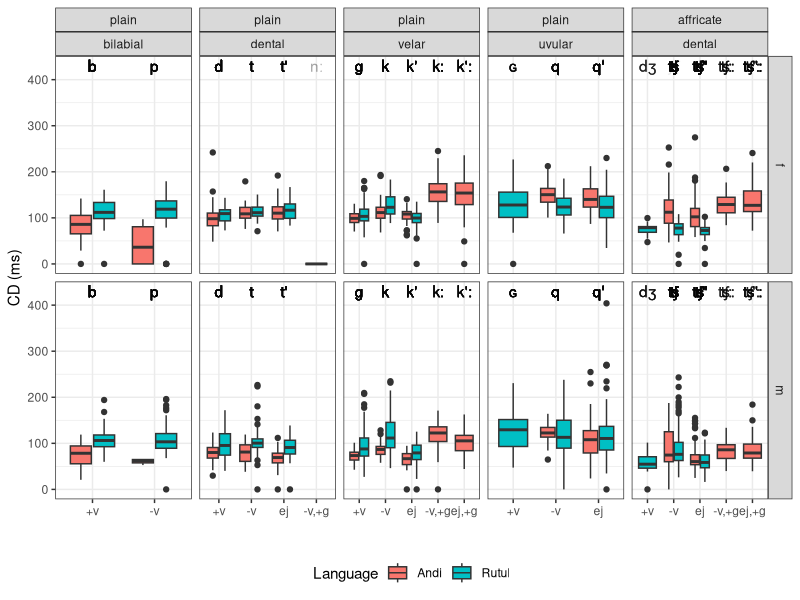
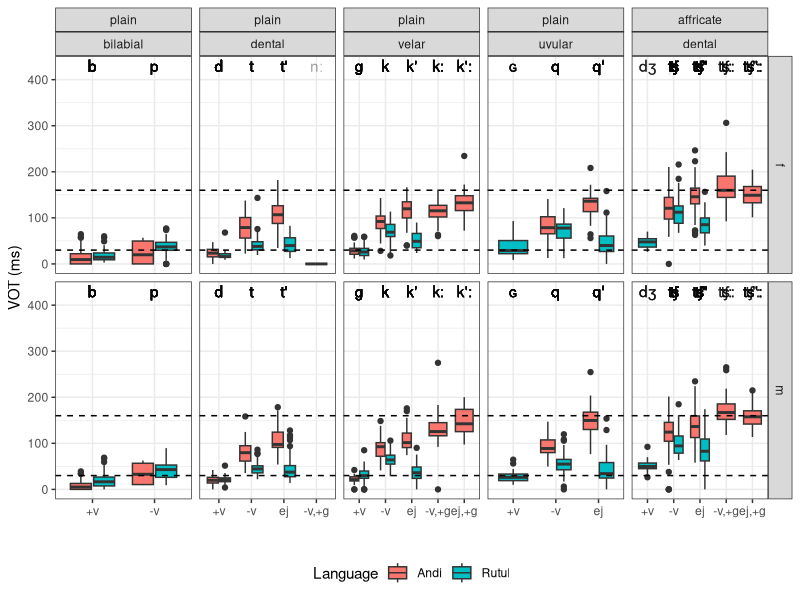
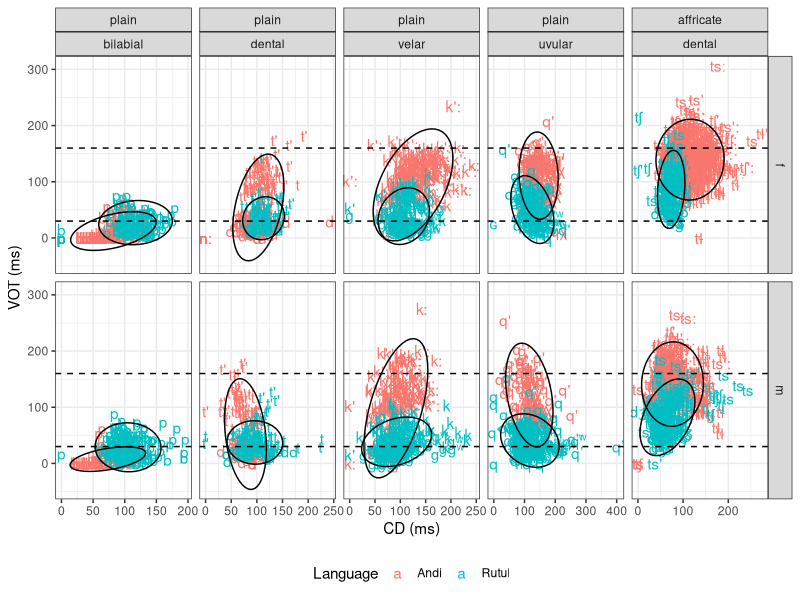
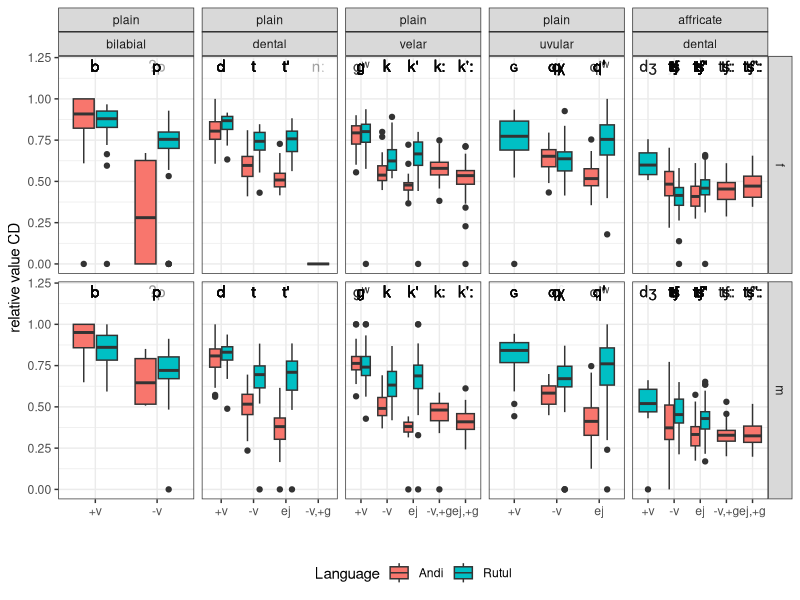
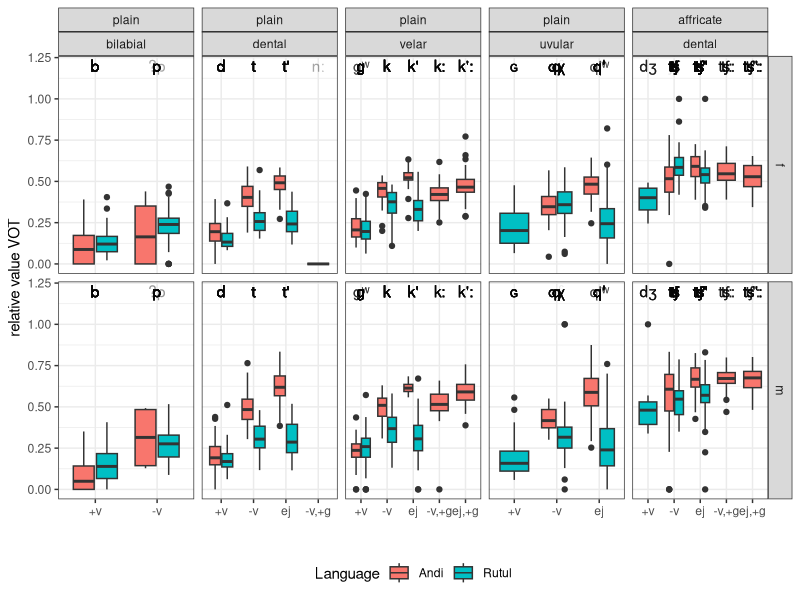
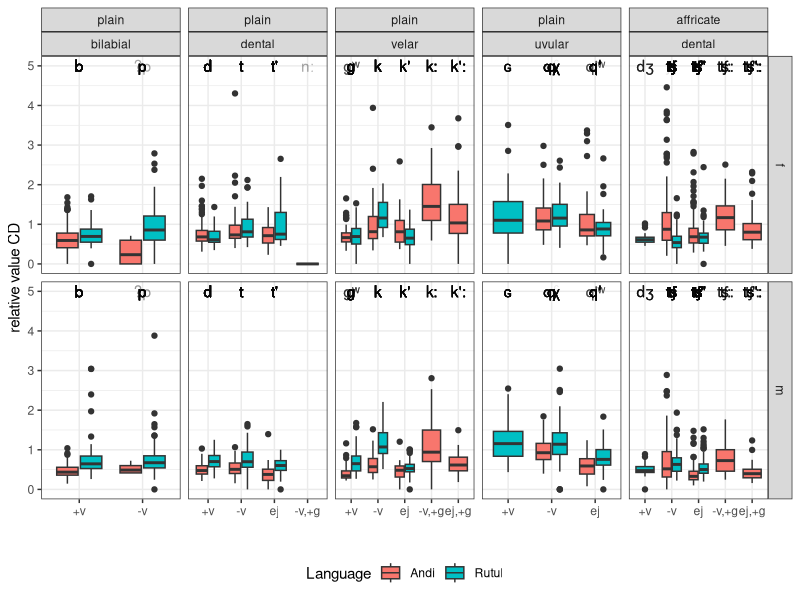
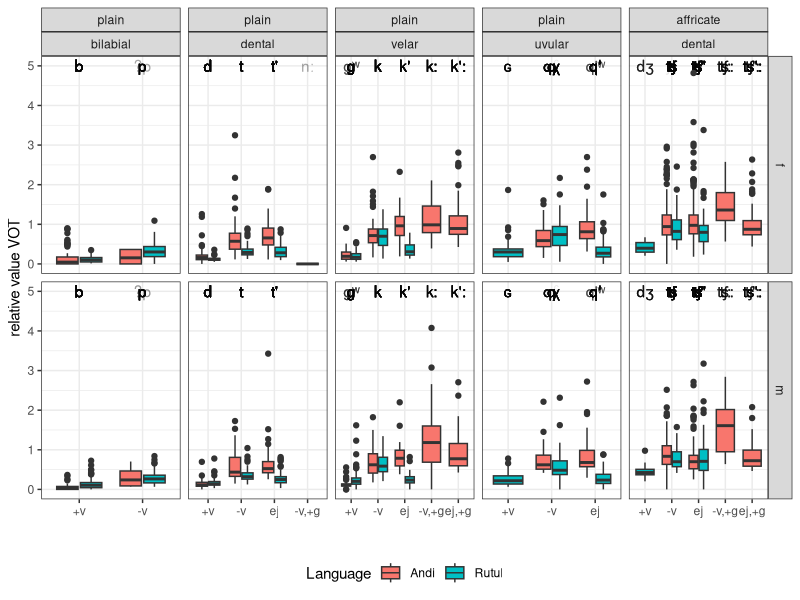

The R source for these figures, in order:
## ---- chunk 1
knitr::opts_chunk$set(message = FALSE, warning = FALSE)
library(tidyverse)

df <- read_tsv("data/speakers.csv")
results <- read_tsv("data/results.tsv")
correspondence <- read_tsv("data/correspondence.tsv")

results %>% 
  left_join(correspondence) %>% 
  left_join(df) %>% 
  filter(!grepl("[tʃrlnm]", folVowel),
       !grepl("[tʃrlnm]", prevVowel)) %>% 
  mutate(repetition = ifelse(repetition == "--undefined--", "", repetition),
         repetition = paste(context, repetition),
         folVowDur = as.double(ifelse(folVowDur == "--undefined--",NA, folVowDur)),
         geminate = ifelse(grepl("[ː:]", stop),"+g", "-g"),
         aff_type = ifelse(grepl("[sz]", stop),"dent", NA),
         aff_type = ifelse(grepl("[ʃʒšžǯ]", stop),"alv", aff_type),
         aff_type = ifelse(grepl("ɬ", stop),"lat", aff_type),
         aff_type = ifelse(grepl("χ", stop),"uv", aff_type),
         affric = ifelse(grepl("ɬ", stop),"affricate", affric),
         affric = ifelse(grepl("χ", stop),"affricate", affric),
         affric = ifelse(poa == "uvular", "plain", affric),
         aff_type = ifelse(grepl("χ", stop),"uv", aff_type),
         poa = ifelse(stop == "ɡ", "velar", poa),
         aff_type = factor(aff_type, levels = c("dent", "alv", "lat", "uv")),
         affric = factor(affric, levels = c("plain", "affricate")),
         voice = ifelse(str_detect(stop, "[bdgɡɢ]"), "+v", "-v")) %>%  
  mutate(fric = fric * 1000,
         postfric = postfric*1000,
         folVowDur = folVowDur*1000,
         closdur = closdur*1000,
         VOT = fric + postfric,
         cd_n = closdur/folVowDur,
         vot_n = VOT/folVowDur,
         utterance = paste0(context, "_", repetition),
         poa = factor(poa, levels = c("bilabial", "dental", "velar", "uvular")),
         c_type = ifelse(glott == "glottalic", "ej", voice),
         c_type = ifelse(geminate == "+g", paste0(c_type, ",", "+g"), c_type),
         c_type = factor(c_type, levels = c("+v", "-v", "ej", "-v,+g", "ej,+g"))) ->
  final_df

final_df %>%
  mutate(prevVowel = ifelse(is.na(prevVowel), "#", prevVowel)) %>% 
  filter(
    repetition != "iso 4",
    repetition != "iso 5",
    repetition != "iso 6",
    repetition != "iso 0",
    repetition != "iso i",
    repetition != "iso NA",
    prevVowel != "b",
    prevVowel != "g",
    prevVowel != "g\\)",
    prevVowel != "j\\)",
    prevVowel != "k",
    prevVowel != "\\(k",
    prevVowel != "k:",
    prevVowel != "k'",
    prevVowel != "\\(qχ",
    prevVowel != "s",
    prevVowel != "\\(s",
    prevVowel != "w",
    prevVowel != "z",
    prevVowel != "χ",
    folVowel != "ʔ",
    folVowel != "ɢ",
    folVowel != "ʔ\\)",
    folVowel != "b",
    folVowel != "j",
    folVowel != "j",
    folVowel != "j)",
    folVowel != "\\(j\\)",
    folVowel != "k'",
    folVowel != "p'",
    folVowel != "q",
    folVowel != "qχ",
    folVowel != "w",
    folVowel != "\\(w",
    folVowel != "w\\)",
    folVowel != "\\(w\\)",
    stop != "(ʔ",
    stop != "(ʔ)",
    stop != "ʔ)",
    stop != "n:)",
    stop != "n)",
    stop != "(n",    
    stop != "(h",
    stop != "(j",
    stop != "(j)",
    stop != "j)",
    stop != "(s",
    stop != "(w)") ->
  final_df

final_df %>% 
  mutate(stop_label = str_replace_all(final_df$stop, "[wʲʷˤχ\\(\\)\\?]", ""),
         folVowel = str_replace_all(final_df$folVowel, "[\\(\\)]", "")) ->
  final_df
## ---- chunk 2
final_df %>% 
  filter(position == "medial") %>%
  ggplot(aes(c_type, closdur, fill = Language, label = stop_label))+
  geom_text(aes(y = 430), alpha = 0.1)+
  geom_boxplot()+
  theme_bw()+
  theme(legend.position="bottom")+
  facet_grid(Gender~affric+poa, scale = "free_x")+
  labs(y = "CD (ms)", x = "")
## ---- chunk 3
final_df %>% 
  filter(position == "medial") %>%
  ggplot(aes(c_type, VOT, fill = Language, label = stop_label))+
  geom_boxplot()+
  geom_text(aes(y = 430), alpha = 0.1)+
  theme_bw()+
  theme(legend.position="bottom")+
  geom_hline(yintercept = 30, lty = 2)+
  geom_hline(yintercept = 160, lty = 2)+
  facet_grid(Gender~affric+poa, scale = "free_x")+
  labs(y = "VOT (ms)", x = "")
## ---- chunk 4
final_df %>% 
  filter(position == "medial") %>%
  ggplot(aes(closdur, VOT, color = Language, label = stop))+
  geom_text()+
  theme_bw()+
  theme(legend.position="bottom")+
  geom_hline(yintercept = 30, lty = 2)+
  geom_hline(yintercept = 160, lty = 2)+
  stat_ellipse(aes(group = Language), color = "black")+
  facet_grid(Gender~affric+poa, scale = "free_x")+
  labs(y = "VOT (ms)", x = "CD (ms)")
## ---- chunk 5
final_df %>% 
  filter(position == "medial") %>%
  mutate(rel_cd = closdur/totdur/1000,
         rel_vot = VOT/totdur/1000) %>%
  ggplot(aes(c_type, rel_cd, fill = Language, label = stop))+
  geom_text(aes(y = 1.2), alpha = 0.1)+
  geom_boxplot()+
  theme_bw()+
  theme(legend.position="bottom")+
  facet_grid(Gender~affric+poa, scale = "free_x")+
  labs(y = "relative value CD", x = "")
## ---- chunk 6
final_df %>% 
  filter(position == "medial") %>%
  mutate(rel_cd = closdur/totdur/1000,
         rel_vot = VOT/totdur/1000) %>%
  ggplot(aes(c_type, rel_vot, fill = Language, label = stop))+
  geom_text(aes(y = 1.2), alpha = 0.1)+
  geom_boxplot()+
  theme_bw()+
  theme(legend.position="bottom")+
  facet_grid(Gender~affric+poa, scale = "free_x")+
  labs(y = "relative value VOT", x = "")
## ---- chunk 7
final_df %>% 
  filter(position == "medial") %>%
  mutate(rel_cd = closdur/folVowDur,
         rel_vot = VOT/folVowDur) %>%
  ggplot(aes(c_type, rel_cd, fill = Language, label = stop))+
  geom_text(aes(y = 5), alpha = 0.1)+
  geom_boxplot()+
  theme_bw()+
  theme(legend.position="bottom")+
  facet_grid(Gender~affric+poa, scale = "free_x")+
  labs(y = "relative value CD", x = "")
## ---- chunk 8
final_df %>% 
  filter(position == "medial") %>%
  mutate(rel_cd = closdur/folVowDur,
         rel_vot = VOT/folVowDur) %>%
  ggplot(aes(c_type, rel_vot, fill = Language, label = stop))+
  geom_text(aes(y = 5), alpha = 0.1)+
  geom_boxplot()+
  theme_bw()+
  theme(legend.position="bottom")+
  facet_grid(Gender~affric+poa, scale = "free_x")+
  labs(y = "relative value VOT", x = "")
